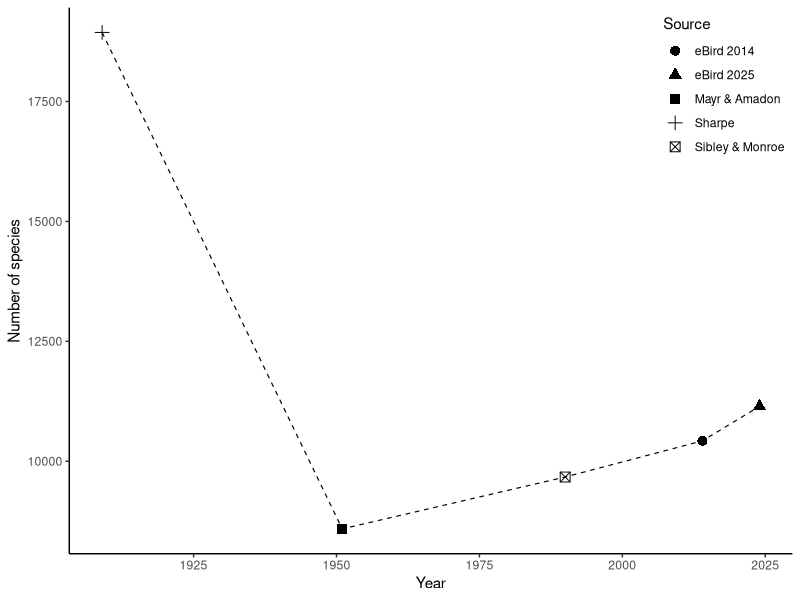
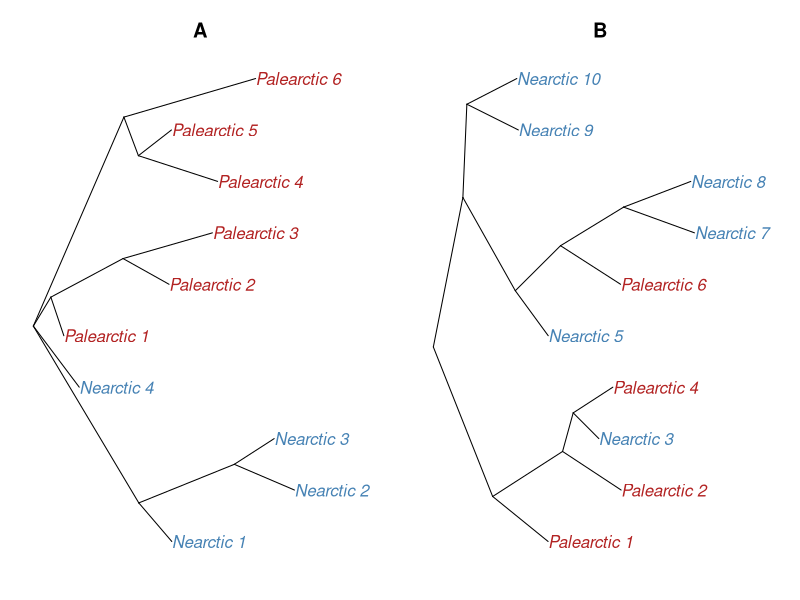

Here is the R script that generated these plots, in order:
## ---- chunk 1
knitr::opts_chunk$set(echo = FALSE)
## ---- chunk 2
library(ggplot2)
birds <-c(18939, 8590, 9672, 10425, 11145)
years <- c(1909, 1951, 1990, 2014, 2024)
source <- c("Sharpe", "Mayr & Amadon", "Sibley & Monroe", "eBird 2014", "eBird 2025")
df <- cbind.data.frame(birds, years, source)
ggplot(df, aes(x = years, y = birds, shape = source)) +
  geom_line(aes(group = 1), linetype = "dashed", size = 0.4, color = "black") +
  geom_point(size = 3) +
  theme_classic() +
  theme(legend.position = c(1, 1),         # upper right inside plot
        legend.justification = c(1, 1)) +
  labs(x = "Year", y = "Number of species", shape = "Source")

## ---- chunk 3
library(ape)

set.seed(917)

# helper for colors
get_colors <- function(labels) {
  ifelse(grepl("Nearctic", labels), "steelblue", "firebrick")
}

# --- Case 1: Two monophyletic clades ---
clade1 <- rtree(4)
clade2 <- rtree(6)

clade1$tip.label <- paste0("Nearctic_", seq_along(clade1$tip.label))
clade2$tip.label <- paste0("Palearctic_", seq_along(clade2$tip.label))

phy_mono <- bind.tree(clade1, clade2, where="root")
cols_mono <- get_colors(phy_mono$tip.label)

# --- Case 2: Random labeling ---
phy_rand <- rtree(10)
regions <- sample(c("Nearctic", "Palearctic"), size=10, replace=TRUE)
phy_rand$tip.label <- paste0(regions, "_", seq_len(10))
cols_rand <- get_colors(phy_rand$tip.label)

# --- Plot side-by-side cladograms ---
par(mfrow=c(1,2), mar=c(2,1,3,1))
plot(phy_mono, tip.color=cols_mono, cex=1, type="cladogram")
title("A")
plot(phy_rand, tip.color=cols_rand, cex=1, type="cladogram")
title("B")
par(mfrow=c(1,1))
